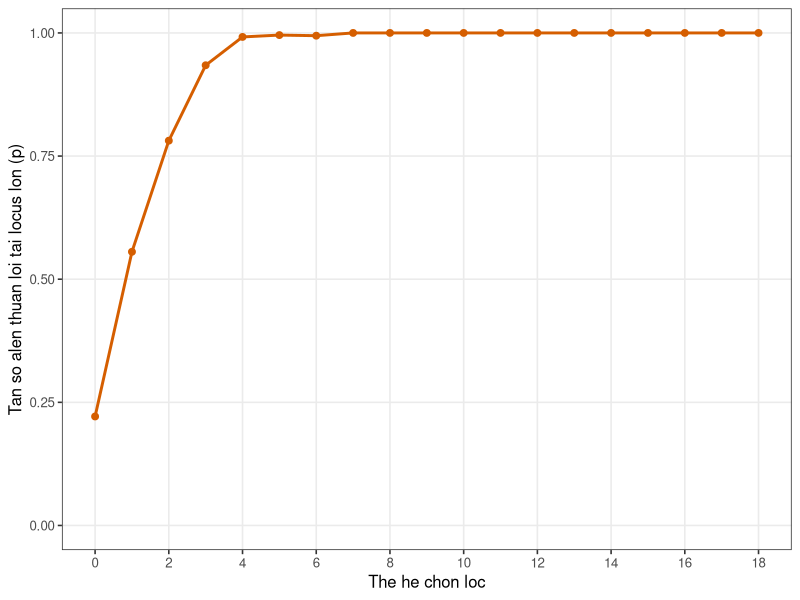
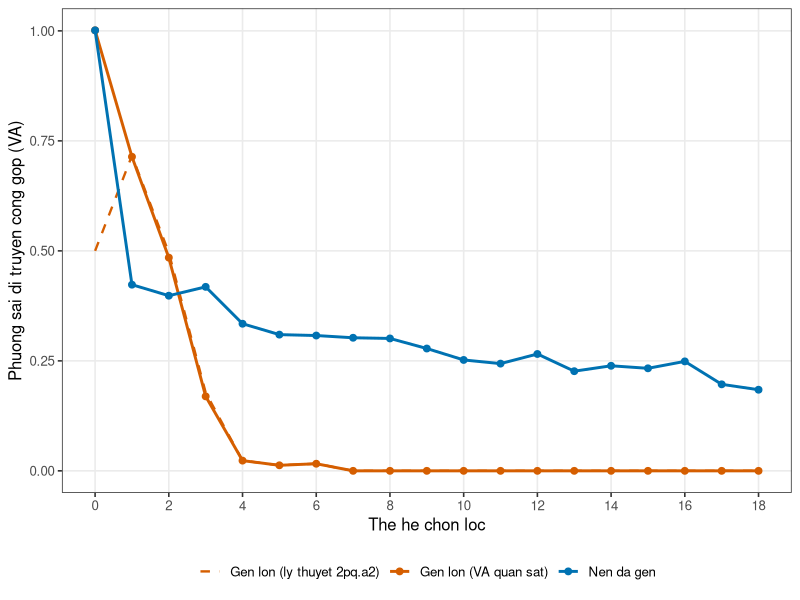
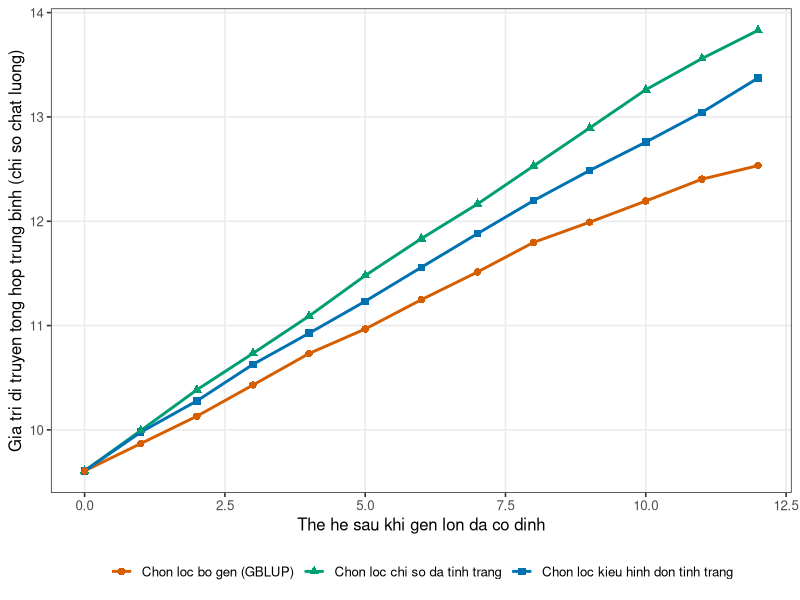

R code for these plots, in order:
## Figures from real simulation output (no invented numbers).
## Fig S1: VA_major -> 0 as p -> 1 (Phase 1, validates VA = 2pq*a^2)
## Fig S2: cumulative genetic gain, 3 post-fixation strategies (Phase 2)
library(ggplot2)

dir.create("../figures", showWarnings = FALSE)

## ---- Fig S1 ----
p1log <- read.csv("../outputs/phase1_fixation_log.csv")

fig_s1a <- ggplot(p1log, aes(x = generation)) +
  geom_line(aes(y = p_major), linewidth = 1, color = "#D55E00") +
  geom_point(aes(y = p_major), color = "#D55E00", size = 2) +
  labs(x = "The he chon loc", y = "Tan so alen thuan loi tai locus lon (p)") +
  scale_x_continuous(breaks = seq(0, max(p1log$generation), 2)) +
  ylim(0, 1) +
  theme_bw(base_size = 12) +
  theme(panel.grid.minor = element_blank())

fig_s1b <- ggplot(p1log, aes(x = generation)) +
  geom_line(aes(y = VA_major_observed, color = "Gen lon (VA quan sat)"), linewidth = 1) +
  geom_point(aes(y = VA_major_observed, color = "Gen lon (VA quan sat)"), size = 2) +
  geom_line(aes(y = VA_major_theory, color = "Gen lon (ly thuyet 2pq.a2)"),
            linetype = "dashed", linewidth = 0.8) +
  geom_line(aes(y = VA_background, color = "Nen da gen"), linewidth = 1) +
  geom_point(aes(y = VA_background, color = "Nen da gen"), size = 2) +
  scale_color_manual(values = c("Gen lon (VA quan sat)" = "#D55E00",
                                  "Gen lon (ly thuyet 2pq.a2)" = "#D55E00",
                                  "Nen da gen" = "#0072B2"),
                      name = NULL) +
  labs(x = "The he chon loc", y = "Phuong sai di truyen cong gop (VA)") +
  scale_x_continuous(breaks = seq(0, max(p1log$generation), 2)) +
  theme_bw(base_size = 12) +
  theme(legend.position = "bottom", panel.grid.minor = element_blank())

ggsave("../figures/figS1a_allele_freq.png", fig_s1a, width = 6.5, height = 4.5, dpi = 300)
ggsave("../figures/figS1b_VA_depletion.png", fig_s1b, width = 6.5, height = 5, dpi = 300)

## ---- Fig S2 ----
p2log <- read.csv("../outputs/phase2_three_strategies_log.csv")
arm_labels <- c(
  A_phenotypic_mass = "Chon loc kieu hinh don tinh trang",
  B_multitrait_index = "Chon loc chi so da tinh trang",
  C_genomic_selection = "Chon loc bo gen (GBLUP)"
)
p2log$arm_label <- arm_labels[p2log$arm]

fig_s2 <- ggplot(p2log, aes(x = generation, y = mean_true, color = arm_label,
                              shape = arm_label)) +
  geom_line(linewidth = 1) +
  geom_point(size = 2.2) +
  scale_color_manual(values = c("Chon loc kieu hinh don tinh trang" = "#0072B2",
                                  "Chon loc chi so da tinh trang" = "#009E73",
                                  "Chon loc bo gen (GBLUP)" = "#D55E00"), name = NULL) +
  scale_shape_manual(values = c(16, 17, 15), name = NULL) +
  labs(x = "The he sau khi gen lon da co dinh",
       y = "Gia tri di truyen tong hop trung binh (chi so chat luong)") +
  theme_bw(base_size = 12) +
  theme(legend.position = "bottom", panel.grid.minor = element_blank())

ggsave("../figures/figS2_three_strategies_gain.png", fig_s2, width = 7, height = 5, dpi = 300)

cat("Figures written to simulation/figures/\n")
